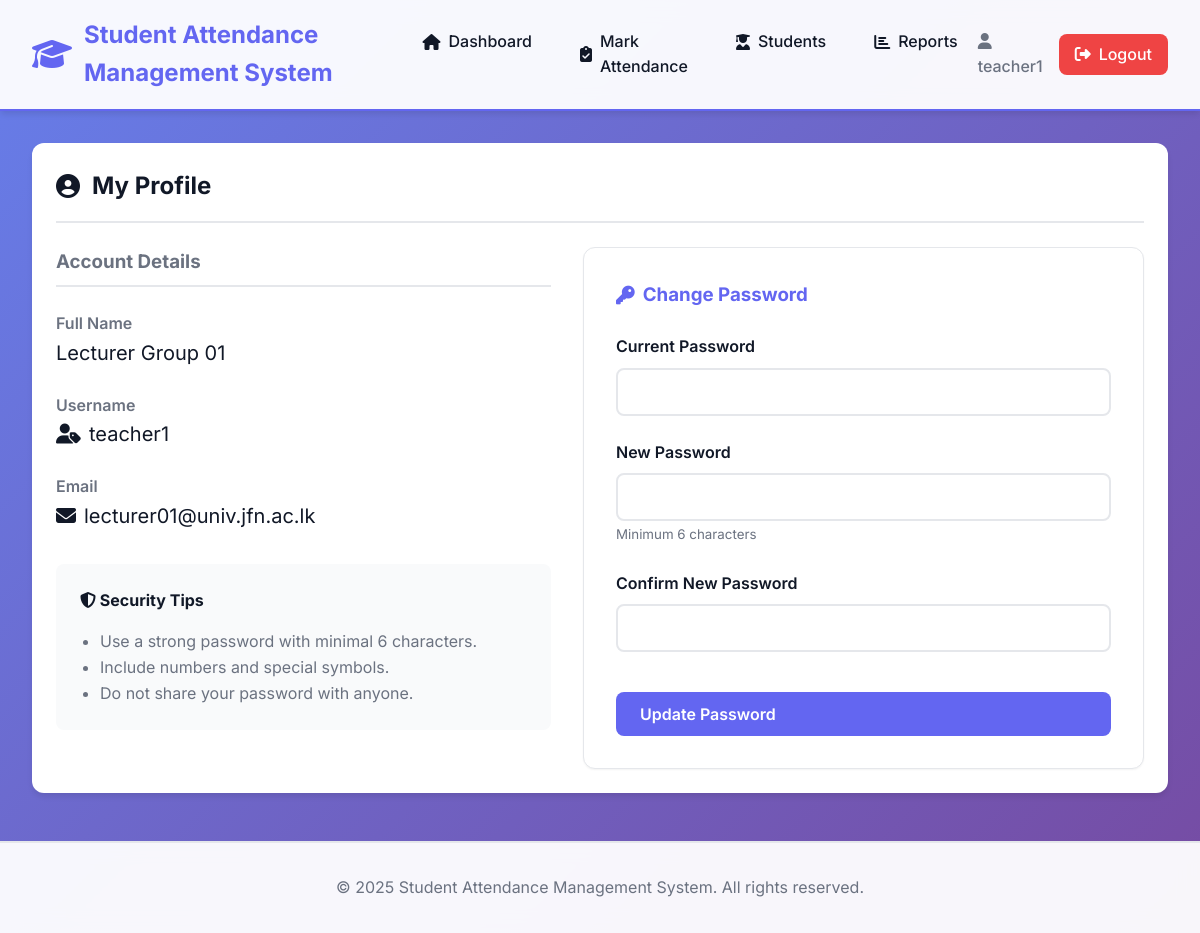
Screenshot of /teacher/profile.php (signed in) with the database file from the repository.
### tables this page shows
CREATE TABLE teachers (
    id INT AUTO_INCREMENT PRIMARY KEY,
    user_id INT NOT NULL,
    name VARCHAR(100) NOT NULL,
    email VARCHAR(100) UNIQUE NOT NULL,
    phone VARCHAR(20),
    created_at TIMESTAMP DEFAULT CURRENT_TIMESTAMP,
    FOREIGN KEY (user_id) REFERENCES users(id) ON DELETE CASCADE,
    INDEX idx_user_id (user_id)
);

CREATE TABLE users (
    id INT AUTO_INCREMENT PRIMARY KEY,
    username VARCHAR(50) UNIQUE NOT NULL,
    password VARCHAR(255) NOT NULL,
    role ENUM('admin', 'teacher') NOT NULL,
    created_at TIMESTAMP DEFAULT CURRENT_TIMESTAMP,
    INDEX idx_username (username),
    INDEX idx_role (role)
);

### teacher/profile.php (the view, shortened to what this page needs)
<?php
require_once '../includes/header.php';
$teacherId = getTeacherId($pdo, $_SESSION['user_id']);
try {
    $stmt = $pdo->prepare("
        SELECT t.*, u.username
        FROM teachers t
        JOIN users u ON t.user_id = u.id
        WHERE t.id = ?
    ");
    $stmt->execute([$teacherId]);
    $teacher = $stmt->fetch();
} catch (PDOException $e) {
    $teacher = null;
}
?>
<div class="card">
    <div class="card-header">
        <h2><i class="fas fa-user-circle"></i> My Profile</h2>
    </div>
    <div class="card-body">
        <div style="display: flex; gap: 2rem; flex-wrap: wrap;">
            <div style="flex: 1; min-width: 300px;">
                <h3 style="margin-bottom: 1.5rem; color: var(--text-secondary); border-bottom: 2px solid var(--border-color); padding-bottom: 0.5rem;">
                    Account Details
                </h3>
                <div style="margin-bottom: 1.5rem;">
                    <label style="font-weight: 600; color: var(--text-secondary);">Full Name</label>
                    <div style="font-size: 1.25rem; color: var(--text-primary);">
                        <?php echo htmlspecialchars($teacher['name']); ?>
                    </div>
                </div>
                <div style="margin-bottom: 1.5rem;">
                    <label style="font-weight: 600; color: var(--text-secondary);">Username</label>
                    <div style="font-size: 1.25rem; color: var(--text-primary); display: flex; align-items: center; gap: 0.5rem;">
                        <i class="fas fa-user-tag text-secondary"></i>
                        <?php echo htmlspecialchars($teacher['username']); ?>
                    </div>
                </div>
                <div style="margin-bottom: 1.5rem;">
                    <label style="font-weight: 600; color: var(--text-secondary);">Email</label>
                    <div style="font-size: 1.25rem; color: var(--text-primary); display: flex; align-items: center; gap: 0.5rem;">
                        <i class="fas fa-envelope text-secondary"></i>
                        <?php echo htmlspecialchars($teacher['email']); ?>
                    </div>
                </div>
                <div style="background: var(--light-color); padding: 1.5rem; border-radius: var(--radius-md); margin-top: 2rem;">
                    <h4 style="margin-bottom: 1rem;"><i class="fas fa-shield-alt"></i> Security Tips</h4>
                    <ul style="padding-left: 1.25rem; color: var(--text-secondary); line-height: 1.6;">
                        <li>Use a strong password with minimal 6 characters.</li>
                        <li>Include numbers and special symbols.</li>
                        <li>Do not share your password with anyone.</li>
                    </ul>
                </div>
            </div>
            <div style="flex: 1; min-width: 300px; background: #fff; border: 1px solid var(--border-color); padding: 2rem; border-radius: var(--radius-lg); box-shadow: var(--shadow-sm);">
                <h3 style="margin-bottom: 1.5rem; color: var(--primary-color); display: flex; align-items: center; gap: 0.5rem;">
                    <i class="fas fa-key"></i> Change Password
                </h3>
                <form method="POST">
                    <div class="form-group">
                        <label for="current_password" class="form-label">Current Password</label>
                        <input type="password" id="current_password" name="current_password" class="form-control" required>
                    </div>
                    <div class="form-group">
                        <label for="new_password" class="form-label">New Password</label>
                        <input type="password" id="new_password" name="new_password" class="form-control" required minlength="6">
                        <small style="color: var(--text-secondary);">Minimum 6 characters</small>
                    </div>
                    <div class="form-group">
                        <label for="confirm_password" class="form-label">Confirm New Password</label>
                        <input type="password" id="confirm_password" name="confirm_password" class="form-control" required>
                    </div>
                    <button type="submit" class="btn btn-primary" style="width: 100%; margin-top: 1rem;">
                        Update Password
                    </button>
                </form>
            </div>
        </div>
    </div>
</div>
<?php require_once '../includes/footer.php'; ?>

### css/style.css (style rules this page uses)
:root { --primary-color: #6366f1; --primary-dark: #4f46e5; --primary-light: #818cf8; --secondary-color: #8b5cf6; --success-color: #10b981; --danger-color: #ef4444; --warning-color: #f59e0b; --info-color: #3b82f6; --dark-color: #1f2937; --light-color: #f9fafb; --border-color: #e5e7eb; --text-primary: #111827; --text-secondary: #6b7280; --shadow-sm: 0 1px 2px 0 rgba(0, 0, 0, 0.05); --shadow-md: 0 4px 6px -1px rgba(0, 0, 0, 0.1); --shadow-lg: 0 10px 15px -3px rgba(0, 0, 0, 0.1); --shadow-xl: 0 20px 25px -5px rgba(0, 0, 0, 0.1); --radius-sm: 0.375rem; --radius-md: 0.5rem; --radius-lg: 0.75rem; --transition: all 0.3s cubic-bezier(0.4, 0, 0.2, 1); }
* { margin: 0; padding: 0; box-sizing: border-box; }
body { font-family: 'Inter', -apple-system, BlinkMacSystemFont, 'Segoe UI', Roboto, sans-serif; background: linear-gradient(135deg, #667eea 0%, #764ba2 100%); min-height: 100vh; color: var(--text-primary); line-height: 1.6; }
.card { background: white; border-radius: var(--radius-lg); box-shadow: var(--shadow-md); padding: 1.5rem; margin-bottom: 1.5rem; transition: var(--transition); }
.card-header { display: flex; justify-content: space-between; align-items: center; margin-bottom: 1.5rem; padding-bottom: 1rem; border-bottom: 2px solid var(--border-color); }
.card-header h2 { font-size: 1.5rem; color: var(--text-primary); display: flex; align-items: center; gap: 0.75rem; }
.card-body { padding: 0; }
.form-group { margin-bottom: 1.5rem; }
.form-label { display: block; margin-bottom: 0.5rem; font-weight: 600; color: var(--text-primary); }
.form-control { width: 100%; padding: 0.75rem 1rem; border: 2px solid var(--border-color); border-radius: var(--radius-md); font-size: 1rem; transition: var(--transition); font-family: inherit; }
.btn { padding: 0.75rem 1.5rem; border: none; border-radius: var(--radius-md); font-size: 1rem; font-weight: 600; cursor: pointer; transition: var(--transition); display: inline-flex; align-items: center; gap: 0.5rem; text-decoration: none; font-family: inherit; }
.btn-primary { background: var(--primary-color); color: white; }

### rows the page displays
teachers: name "Lecturer Group 01", user.username "teacher1", email "lecturer01@univ.jfn.ac.lk"

### other values shown
APP_NAME "Student Attendance Management System"
$_SESSION['username'] "teacher1"
